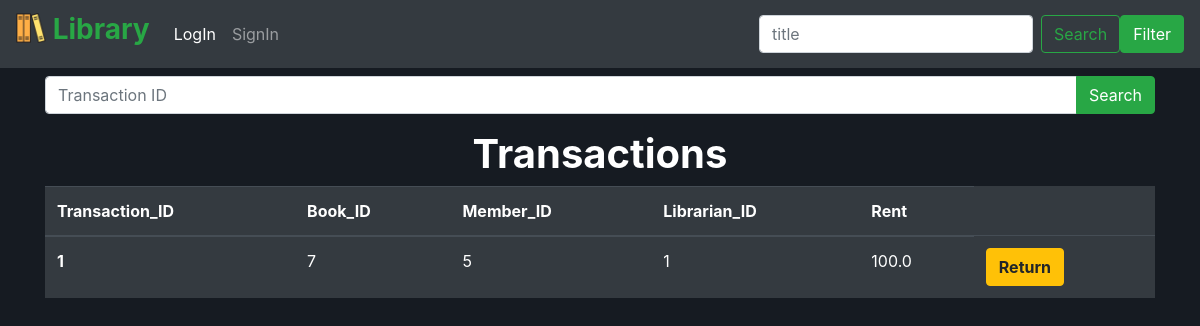
Page /alltransactions on the committed database.
### src/models.py (models this page shows, shortened)
class transactions(db.Model):
    id = db.Column('transaction_id' , db.Integer , primary_key=True)
    rent = db.Column(db.Float , nullable=False)
    book_id = db.Column(db.Integer , db.ForeignKey("books.book_id" , ondelete="CASCADE") , nullable=False)
    member_id = db.Column(db.Integer , db.ForeignKey("members.member_id" , ondelete="CASCADE") , nullable=False)
    librarian_id = db.Column(db.Integer , db.ForeignKey("librarian.librarian_id" , ondelete="CASCADE") , nullable=False)

### src/app.py (the view, shortened to what this page needs)
@app.route('/alltransactions' , methods=['GET' , 'POST'])
def alltransactions():
    if request.method=="GET":
        if request.args:
            a = transactions.query.filter(transactions.id==request.args.get("transactionid")).first()
            if a is None:
                return render_template("transaction.html" , data=[])
            else:
                return render_template("transaction.html" , data=[a])
        else:
            a = transactions.query.all()
            return render_template("transaction.html" , data=a)

### src/templates/transaction.html (shortened to what this page needs)
{% extends "base.html" %} {% block mainbody %}
<div class="container-md">
  <form action="/alltransactions">
    <div class="input-group mb-3">
      <input type="text" class="form-control" placeholder="Transaction ID" id="transactionid" name="transactionid" />
      <div class="input-group-append">
        <button class="btn btn-success" type="submit">Search</button>
      </div>
    </div>
  </form>
</div>
<center><h1 style="color: white; font-weight: bold">Transactions</h1></center>
<div class="container-sm transactionbody">
  {% if not data|length==0 %}
  <table class="table table-hover table-dark">
    <thead>
      <tr>
        <th scope="col">Transaction_ID</th>
        <th scope="col">Book_ID</th>
        <th scope="col">Member_ID</th>
        <th scope="col">Librarian_ID</th>
        <th scope="col">Rent</th>
      </tr>
    </thead>
    <tbody>
      {% for i in data %}
      <tr>
        <th scope="row">{{ i.id }}</th>
        <td>{{ i.book_id }}</td>
        <td>{{ i.member_id }}</td>
        <td>{{ i.librarian_id }}</td>
        <td>{{ i.rent }}</td>
        <td>
          <form action="/alltransactions" method="post">
            <button type="submit" class="btn btn-warning" style="font-weight: bold">Return</button>
          </form>
        </td>
      </tr>
      {% endfor %}
    </tbody>
  </table>
  {% endif %}
</div>
{% endblock %}

### src/static/css/base.css (style rules this page uses)
body { background-color: #161b22; }

### rows in the picture
transactions: id "1", book_id "7", member_id "5", librarian_id "1", rent "100.0"
